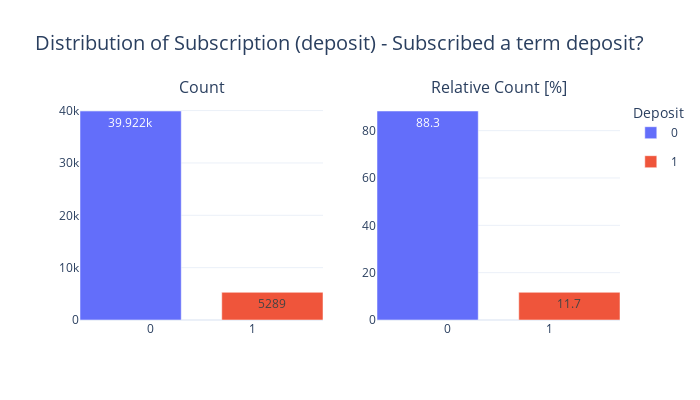

Notebook code for this chart:
### Markdown cell above
11.7 % have subscribed to a term deposit.

### Code cell
fig = distribution_2x(df_banking, 'deposit')
fig.update_layout(
    height=400, width=700, template="plotly_white",
    title={'text': "Distribution of Subscription (deposit) - Subscribed a term deposit?", 'font': {'size': 20}},
    showlegend=True, legend_title_text='Deposit', 
    barmode='group')

### Figure 1 — Plotly figure (JSON) as saved in the notebook; plotly's stock layout.template omitted (floating-point values rounded to 4 significant figures)
{"data": [{"alignmentgroup": "True", "hovertemplate": "deposit=%{x}<br>count=%{y}<extra></extra>", "legendgroup": "0", "marker": {"color": "#636efa", "pattern": {"shape": ""}}, "name": "0", "offsetgroup": "0", "orientation": "v", "showlegend": true, "textposition": "auto", "texttemplate": "%{y}", "type": "bar", "width": 1, "x": ["0"], "xaxis": "x", "y": [39922], "yaxis": "y"}, {"alignmentgroup": "True", "hovertemplate": "deposit=%{x}<br>count=%{y}<extra></extra>", "legendgroup": "1", "marker": {"color": "#EF553B", "pattern": {"shape": ""}}, "name": "1", "offsetgroup": "1", "orientation": "v", "showlegend": true, "textposition": "auto", "texttemplate": "%{y}", "type": "bar", "width": 1, "x": ["1"], "xaxis": "x", "y": [5289], "yaxis": "y"}, {"alignmentgroup": "True", "hovertemplate": "deposit=%{x}<br>Percentage of Total [%]<br>100% = 45211 customers=%{y}<extra></extra>", "legendgroup": "0", "marker": {"color": "#636efa", "pattern": {"shape": ""}}, "name": "0", "offsetgroup": "0", "orientation": "v", "showlegend": false, "textposition": "auto", "texttemplate": "%{y}", "type": "bar", "width": 1, "x": ["0"], "xaxis": "x2", "y": [88.3], "yaxis": "y2"}, {"alignmentgroup": "True", "hovertemplate": "deposit=%{x}<br>Percentage of Total [%]<br>100% = 45211 customers=%{y}<extra></extra>", "legendgroup": "1", "marker": {"color": "#EF553B", "pattern": {"shape": ""}}, "name": "1", "offsetgroup": "1", "orientation": "v", "showlegend": false, "textposition": "auto", "texttemplate": "%{y}", "type": "bar", "width": 1, "x": ["1"], "xaxis": "x2", "y": [11.7], "yaxis": "y2"}], "layout": {"annotations": [{"font": {"size": 16}, "showarrow": false, "text": "Count", "x": 0.225, "xanchor": "center", "xref": "paper", "y": 1, "yanchor": "bottom", "yref": "paper"}, {"font": {"size": 16}, "showarrow": false, "text": "Relative Count [%]", "x": 0.775, "xanchor": "center", "xref": "paper", "y": 1, "yanchor": "bottom", "yref": "paper"}], "barmode": "group", "height": 400, "legend": {"title": {"text": "Deposit"}}, "showlegend": true, "title": {"font": {"size": 20}, "text": "Distribution of Subscription (deposit) - Subscribed a term deposit?"}, "width": 700, "xaxis": {"anchor": "y", "domain": [0, 0.45]}, "xaxis2": {"anchor": "y2", "domain": [0.55, 1]}, "yaxis": {"anchor": "x", "domain": [0, 1]}, "yaxis2": {"anchor": "x2", "domain": [0, 1]}}}
